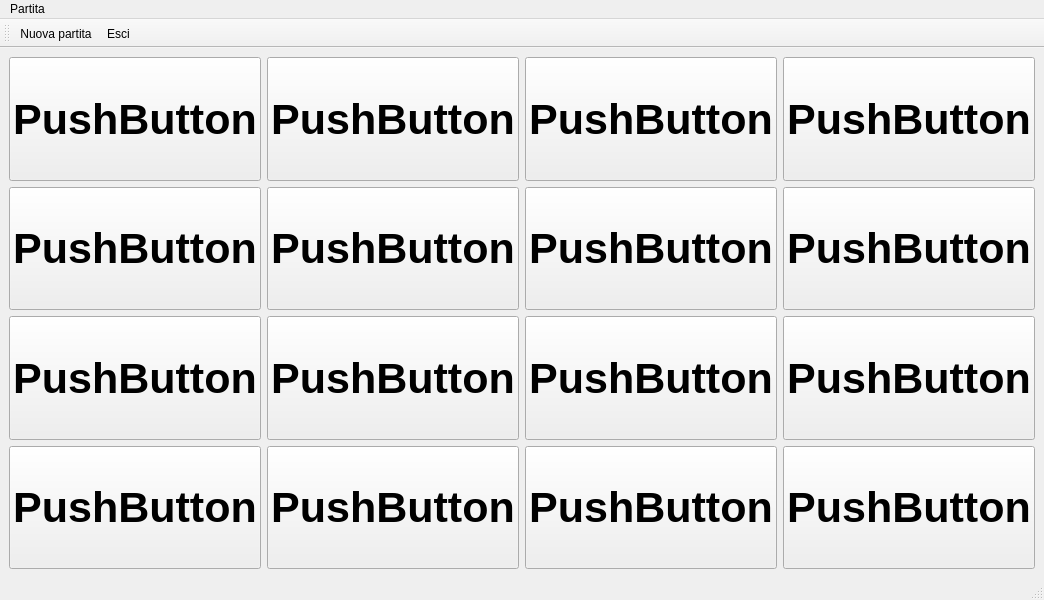
<?xml version="1.0" encoding="UTF-8"?>
<ui version="4.0">
 <class>MainWindow</class>
 <widget class="QMainWindow" name="MainWindow">
  <property name="geometry">
   <rect>
    <x>0</x>
    <y>0</y>
    <width>800</width>
    <height>600</height>
   </rect>
  </property>
  <property name="windowTitle">
   <string>Quindici!</string>
  </property>
  <widget class="QWidget" name="centralwidget">
   <layout class="QGridLayout" name="gridLayout">
    <item row="0" column="0">
     <widget class="QPushButton" name="pushButton">
      <property name="sizePolicy">
       <sizepolicy hsizetype="Minimum" vsizetype="Expanding">
        <horstretch>0</horstretch>
        <verstretch>0</verstretch>
       </sizepolicy>
      </property>
      <property name="font">
       <font>
        <pointsize>32</pointsize>
        <bold>true</bold>
       </font>
      </property>
      <property name="text">
       <string>PushButton</string>
      </property>
     </widget>
    </item>
    <item row="0" column="1">
     <widget class="QPushButton" name="pushButton_2">
      <property name="sizePolicy">
       <sizepolicy hsizetype="Minimum" vsizetype="Expanding">
        <horstretch>0</horstretch>
        <verstretch>0</verstretch>
       </sizepolicy>
      </property>
      <property name="font">
       <font>
        <pointsize>32</pointsize>
        <bold>true</bold>
       </font>
      </property>
      <property name="text">
       <string>PushButton</string>
      </property>
     </widget>
    </item>
    <item row="0" column="2">
     <widget class="QPushButton" name="pushButton_3">
      <property name="sizePolicy">
       <sizepolicy hsizetype="Minimum" vsizetype="Expanding">
        <horstretch>0</horstretch>
        <verstretch>0</verstretch>
       </sizepolicy>
      </property>
      <property name="font">
       <font>
        <pointsize>32</pointsize>
        <bold>true</bold>
       </font>
      </property>
      <property name="text">
       <string>PushButton</string>
      </property>
     </widget>
    </item>
    <item row="0" column="3">
     <widget class="QPushButton" name="pushButton_4">
      <property name="sizePolicy">
       <sizepolicy hsizetype="Minimum" vsizetype="Expanding">
        <horstretch>0</horstretch>
        <verstretch>0</verstretch>
       </sizepolicy>
      </property>
      <property name="font">
       <font>
        <pointsize>32</pointsize>
        <bold>true</bold>
       </font>
      </property>
      <property name="text">
       <string>PushButton</string>
      </property>
     </widget>
    </item>
    <item row="1" column="0">
     <widget class="QPushButton" name="pushButton_5">
      <property name="sizePolicy">
       <sizepolicy hsizetype="Minimum" vsizetype="Expanding">
        <horstretch>0</horstretch>
        <verstretch>0</verstretch>
       </sizepolicy>
      </property>
      <property name="font">
       <font>
        <pointsize>32</pointsize>
        <bold>true</bold>
       </font>
      </property>
      <property name="text">
       <string>PushButton</string>
      </property>
     </widget>
    </item>
    <item row="1" column="1">
     <widget class="QPushButton" name="pushButton_6">
      <property name="sizePolicy">
       <sizepolicy hsizetype="Minimum" vsizetype="Expanding">
        <horstretch>0</horstretch>
        <verstretch>0</verstretch>
       </sizepolicy>
      </property>
      <property name="font">
       <font>
        <pointsize>32</pointsize>
        <bold>true</bold>
       </font>
      </property>
      <property name="text">
       <string>PushButton</string>
      </property>
     </widget>
    </item>
    <item row="1" column="2">
     <widget class="QPushButton" name="pushButton_7">
      <property name="sizePolicy">
       <sizepolicy hsizetype="Minimum" vsizetype="Expanding">
        <horstretch>0</horstretch>
        <verstretch>0</verstretch>
       </sizepolicy>
      </property>
      <property name="font">
       <font>
        <pointsize>32</pointsize>
        <bold>true</bold>
       </font>
      </property>
      <property name="text">
       <string>PushButton</string>
      </property>
     </widget>
    </item>
    <item row="1" column="3">
     <widget class="QPushButton" name="pushButton_8">
      <property name="sizePolicy">
       <sizepolicy hsizetype="Minimum" vsizetype="Expanding">
        <horstretch>0</horstretch>
        <verstretch>0</verstretch>
       </sizepolicy>
      </property>
      <property name="font">
       <font>
        <pointsize>32</pointsize>
        <bold>true</bold>
       </font>
      </property>
      <property name="text">
       <string>PushButton</string>
      </property>
     </widget>
    </item>
    <item row="2" column="0">
     <widget class="QPushButton" name="pushButton_11">
      <property name="sizePolicy">
       <sizepolicy hsizetype="Minimum" vsizetype="Expanding">
        <horstretch>0</horstretch>
        <verstretch>0</verstretch>
       </sizepolicy>
      </property>
      <property name="font">
       <font>
        <pointsize>32</pointsize>
        <bold>true</bold>
       </font>
      </property>
      <property name="text">
       <string>PushButton</string>
      </property>
     </widget>
    </item>
    <item row="2" column="1">
     <widget class="QPushButton" name="pushButton_12">
      <property name="sizePolicy">
       <sizepolicy hsizetype="Minimum" vsizetype="Expanding">
        <horstretch>0</horstretch>
        <verstretch>0</verstretch>
       </sizepolicy>
      </property>
      <property name="font">
       <font>
        <pointsize>32</pointsize>
        <bold>true</bold>
       </font>
      </property>
      <property name="text">
       <string>PushButton</string>
      </property>
     </widget>
    </item>
    <item row="2" column="2">
     <widget class="QPushButton" name="pushButton_13">
      <property name="sizePolicy">
       <sizepolicy hsizetype="Minimum" vsizetype="Expanding">
        <horstretch>0</horstretch>
        <verstretch>0</verstretch>
       </sizepolicy>
      </property>
      <property name="font">
       <font>
        <pointsize>32</pointsize>
        <bold>true</bold>
       </font>
      </property>
      <property name="text">
       <string>PushButton</string>
      </property>
     </widget>
    </item>
    <item row="2" column="3">
     <widget class="QPushButton" name="pushButton_10">
      <property name="sizePolicy">
       <sizepolicy hsizetype="Minimum" vsizetype="Expanding">
        <horstretch>0</horstretch>
        <verstretch>0</verstretch>
       </sizepolicy>
      </property>
      <property name="font">
       <font>
        <pointsize>32</pointsize>
        <bold>true</bold>
       </font>
      </property>
      <property name="text">
       <string>PushButton</string>
      </property>
     </widget>
    </item>
    <item row="3" column="0">
     <widget class="QPushButton" name="pushButton_16">
      <property name="sizePolicy">
       <sizepolicy hsizetype="Minimum" vsizetype="Expanding">
        <horstretch>0</horstretch>
        <verstretch>0</verstretch>
       </sizepolicy>
      </property>
      <property name="font">
       <font>
        <pointsize>32</pointsize>
        <bold>true</bold>
       </font>
      </property>
      <property name="text">
       <string>PushButton</string>
      </property>
     </widget>
    </item>
    <item row="3" column="1">
     <widget class="QPushButton" name="pushButton_9">
      <property name="sizePolicy">
       <sizepolicy hsizetype="Minimum" vsizetype="Expanding">
        <horstretch>0</horstretch>
        <verstretch>0</verstretch>
       </sizepolicy>
      </property>
      <property name="font">
       <font>
        <pointsize>32</pointsize>
        <bold>true</bold>
       </font>
      </property>
      <property name="text">
       <string>PushButton</string>
      </property>
     </widget>
    </item>
    <item row="3" column="2">
     <widget class="QPushButton" name="pushButton_15">
      <property name="sizePolicy">
       <sizepolicy hsizetype="Minimum" vsizetype="Expanding">
        <horstretch>0</horstretch>
        <verstretch>0</verstretch>
       </sizepolicy>
      </property>
      <property name="font">
       <font>
        <pointsize>32</pointsize>
        <bold>true</bold>
       </font>
      </property>
      <property name="text">
       <string>PushButton</string>
      </property>
     </widget>
    </item>
    <item row="3" column="3">
     <widget class="QPushButton" name="pushButton_14">
      <property name="sizePolicy">
       <sizepolicy hsizetype="Minimum" vsizetype="Expanding">
        <horstretch>0</horstretch>
        <verstretch>0</verstretch>
       </sizepolicy>
      </property>
      <property name="font">
       <font>
        <pointsize>32</pointsize>
        <bold>true</bold>
       </font>
      </property>
      <property name="text">
       <string>PushButton</string>
      </property>
     </widget>
    </item>
   </layout>
  </widget>
  <widget class="QMenuBar" name="menubar">
   <property name="geometry">
    <rect>
     <x>0</x>
     <y>0</y>
     <width>800</width>
     <height>27</height>
    </rect>
   </property>
   <widget class="QMenu" name="menuPartita">
    <property name="title">
     <string>Partita</string>
    </property>
    <addaction name="actionNuova_partita"/>
    <addaction name="separator"/>
    <addaction name="actionEsci"/>
   </widget>
   <addaction name="menuPartita"/>
  </widget>
  <widget class="QStatusBar" name="statusbar"/>
  <widget class="QToolBar" name="toolBar">
   <property name="windowTitle">
    <string>toolBar</string>
   </property>
   <attribute name="toolBarArea">
    <enum>TopToolBarArea</enum>
   </attribute>
   <attribute name="toolBarBreak">
    <bool>false</bool>
   </attribute>
   <addaction name="actionNuova_partita"/>
   <addaction name="actionEsci"/>
  </widget>
  <action name="actionNuova_partita">
   <property name="icon">
    <iconset theme="QIcon::ThemeIcon::FolderNew"/>
   </property>
   <property name="text">
    <string>Nuova partita...</string>
   </property>
  </action>
  <action name="actionEsci">
   <property name="icon">
    <iconset theme="QIcon::ThemeIcon::PrinterPrinting"/>
   </property>
   <property name="text">
    <string>Esci</string>
   </property>
  </action>
 </widget>
 <resources/>
 <connections/>
</ui>
